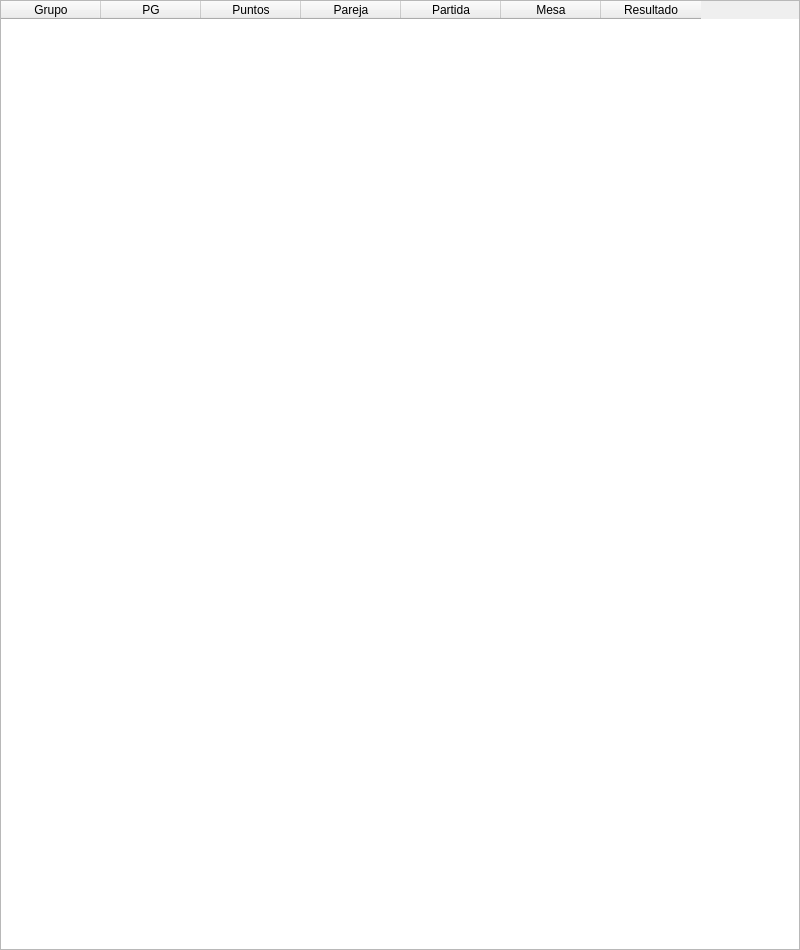
<?xml version="1.0" encoding="UTF-8"?>
<ui version="4.0">
 <class>MainWindow</class>
 <widget class="QMainWindow" name="MainWindow">
  <property name="enabled">
   <bool>true</bool>
  </property>
  <property name="geometry">
   <rect>
    <x>0</x>
    <y>0</y>
    <width>800</width>
    <height>950</height>
   </rect>
  </property>
  <property name="windowTitle">
   <string>MainWindow</string>
  </property>
  <property name="inputMethodHints">
   <set>Qt::ImhNone</set>
  </property>
  <widget class="QWidget" name="centralwidget">
   <widget class="QTableWidget" name="tableWidget">
    <property name="enabled">
     <bool>true</bool>
    </property>
    <property name="geometry">
     <rect>
      <x>0</x>
      <y>0</y>
      <width>800</width>
      <height>950</height>
     </rect>
    </property>
    <property name="sizePolicy">
     <sizepolicy hsizetype="Expanding" vsizetype="Expanding">
      <horstretch>0</horstretch>
      <verstretch>0</verstretch>
     </sizepolicy>
    </property>
    <property name="focusPolicy">
     <enum>Qt::NoFocus</enum>
    </property>
    <property name="selectionMode">
     <enum>QAbstractItemView::NoSelection</enum>
    </property>
    <property name="selectionBehavior">
     <enum>QAbstractItemView::SelectRows</enum>
    </property>
    <property name="columnCount">
     <number>7</number>
    </property>
    <column>
     <property name="text">
      <string>Grupo</string>
     </property>
     <property name="textAlignment">
      <set>AlignCenter</set>
     </property>
    </column>
    <column>
     <property name="text">
      <string>PG</string>
     </property>
    </column>
    <column>
     <property name="text">
      <string>Puntos</string>
     </property>
    </column>
    <column>
     <property name="text">
      <string>Pareja</string>
     </property>
    </column>
    <column>
     <property name="text">
      <string>Partida</string>
     </property>
    </column>
    <column>
     <property name="text">
      <string>Mesa</string>
     </property>
    </column>
    <column>
     <property name="text">
      <string>Resultado</string>
     </property>
    </column>
   </widget>
  </widget>
 </widget>
 <resources/>
 <connections/>
</ui>
